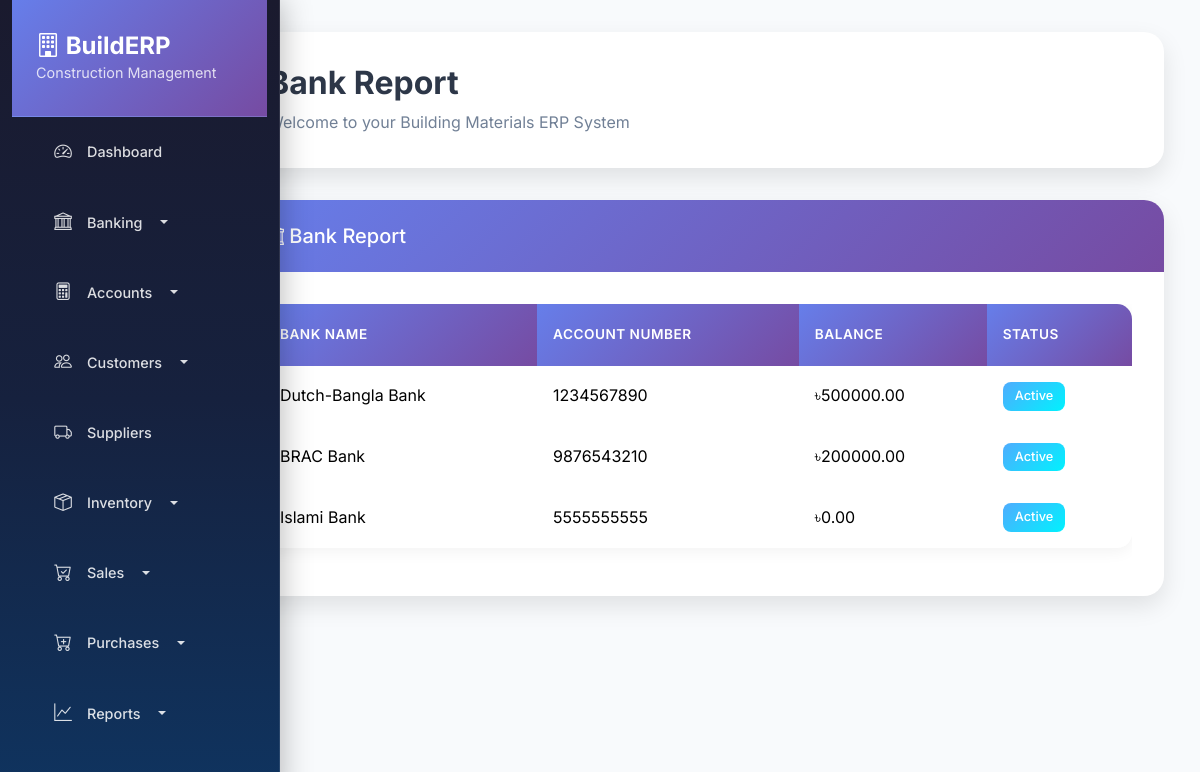
The page /accounting/reports/bank/ on the database as committed earlier.
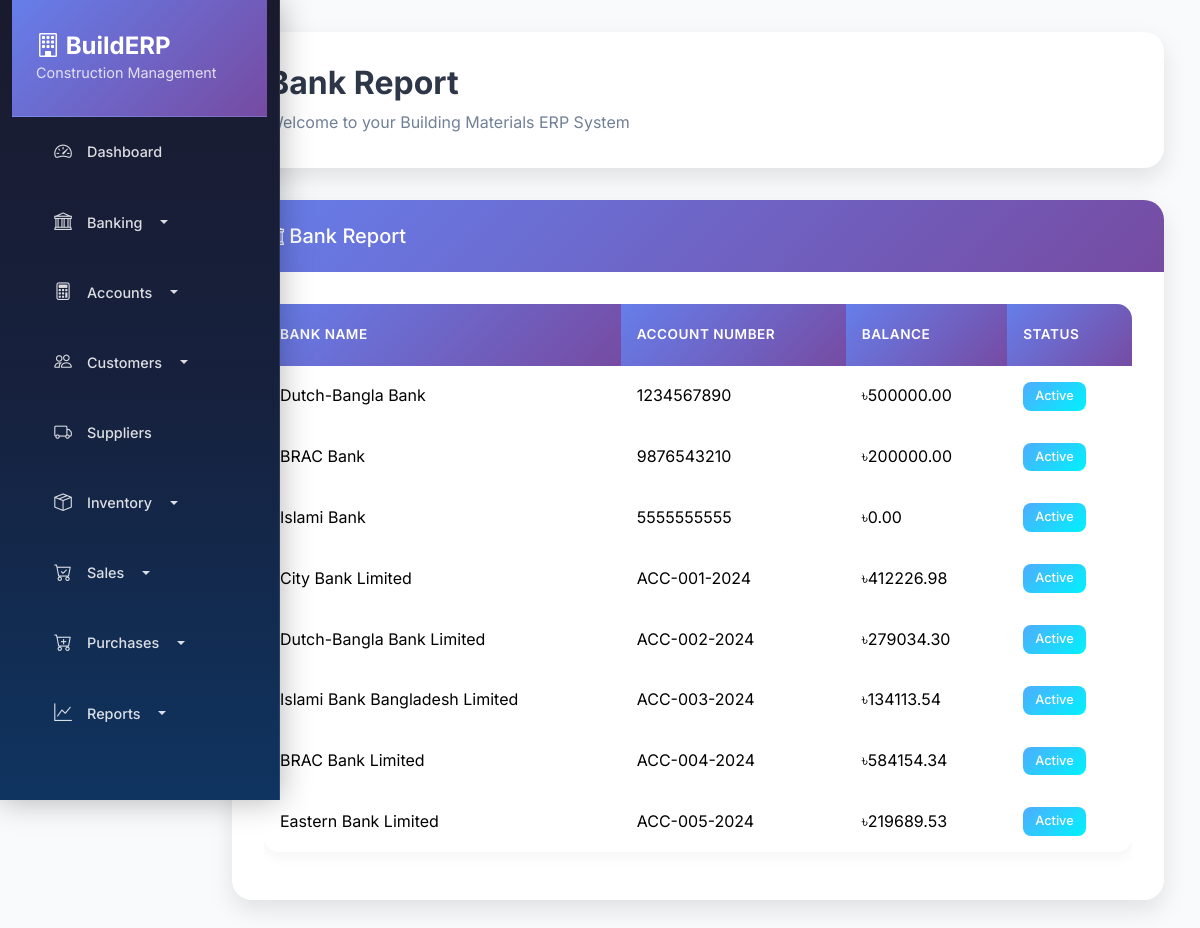
The same page on the database as committed later.
### accounting/models.py (models this page shows, shortened)
class BankAccount(models.Model):
    name = models.CharField(max_length=100)
    account_number = models.CharField(max_length=50)
    bank_name = models.CharField(max_length=100)
    branch = models.CharField(max_length=100, blank=True)
    opening_balance = models.DecimalField(max_digits=15, decimal_places=2, default=0)
    current_balance = models.DecimalField(max_digits=15, decimal_places=2, default=0)
    is_active = models.BooleanField(default=True)
    created_at = models.DateTimeField(auto_now_add=True)
    updated_at = models.DateTimeField(auto_now=True)
    class Meta:
        verbose_name = "Bank Account"
        verbose_name_plural = "Bank Accounts"

### accounting/views.py (the view)
# urls.py: path('reports/bank/', views.BankReportView.as_view(), name='bank_report'),
class BankReportView(ListView):
    model = BankAccount
    template_name = 'accounting/bank_report.html'
    context_object_name = 'reports'

### templates/accounting/bank_report.html
{% extends 'base.html' %}
{% block page_title %}Bank Report{% endblock %}
{% block content %}
<div class="row">
    <div class="col-12">
        <div class="card">
            <div class="card-header">
                <h5 class="mb-0">
                    <i class="bi bi-bank"></i>
                    Bank Report
                </h5>
            </div>
            <div class="card-body">
                {% if reports %}
                <div class="table-responsive">
                    <table class="table table-hover">
                        <thead>
                            <tr>
                                <th>Bank Name</th>
                                <th>Account Number</th>
                                <th>Balance</th>
                                <th>Status</th>
                            </tr>
                        </thead>
                        <tbody>
                            {% for bank in reports %}
                            <tr>
                                <td>{{ bank.bank_name }}</td>
                                <td>{{ bank.account_number }}</td>
                                <td>৳{{ bank.current_balance|floatformat:2 }}</td>
                                <td>
                                    {% if bank.is_active %}
                                        <span class="badge bg-success">Active</span>
                                    {% else %}
                                        <span class="badge bg-danger">Inactive</span>
                                    {% endif %}
                                </td>
                            </tr>
                            {% endfor %}
                        </tbody>
                    </table>
                </div>
                {% else %}
                <div class="text-center py-4">
                    <i class="bi bi-bank text-muted" style="font-size: 3rem;"></i>
                    <p class="text-muted mt-3">No bank accounts found.</p>
                </div>
                {% endif %}
            </div>
        </div>
    </div>
</div>
{% endblock %}

### templates/base.html (shortened to what this page needs)
<!DOCTYPE html>
<html lang="en">
<head>
    <link href="https://cdn.jsdelivr.net/npm/bootstrap@5.3.2/dist/css/bootstrap.min.css" rel="stylesheet">
    <link href="https://cdn.jsdelivr.net/npm/bootstrap-icons@1.11.0/font/bootstrap-icons.css" rel="stylesheet">
    <link href="https://unpkg.com/aos@2.3.1/dist/aos.css" rel="stylesheet">
</head>
<body>
    <div class="container-fluid">
        <div class="row">
            <nav class="col-md-3 col-lg-2 d-md-block sidebar collapse" id="sidebar">
                <div class="sidebar-header">
                    <div class="d-flex justify-content-between align-items-center">
                        <div>
                            <h4><i class="bi bi-building"></i> BuildERP</h4>
                            <p>Construction Management</p>
                        </div>
                    </div>
                </div>
                    <ul class="nav flex-column">
                        <li class="nav-item">
                            <a class="nav-link" href="{% url 'dashboard' %}">
                                <i class="bi bi-speedometer2"></i>
                                Dashboard
                            </a>
                        </li>
                        <li class="nav-item dropdown">
                            <a class="nav-link dropdown-toggle" href="#" id="bankingDropdown" role="button" data-bs-toggle="dropdown" aria-expanded="false">
                                <i class="bi bi-bank"></i>
                                Banking
                            </a>
                        </li>
                        <li class="nav-item dropdown">
                            <a class="nav-link dropdown-toggle" href="#" id="accountsDropdown" role="button" data-bs-toggle="dropdown" aria-expanded="false">
                                <i class="bi bi-calculator"></i>
                                Accounts
                            </a>
                        </li>
                        <li class="nav-item dropdown">
                            <a class="nav-link dropdown-toggle" href="#" id="customersDropdown" role="button" data-bs-toggle="dropdown" aria-expanded="false">
                                <i class="bi bi-people"></i>
                                Customers
                            </a>
                        </li>
                        <li class="nav-item">
                            <a class="nav-link" href="{% url 'suppliers:supplier_list' %}">
                                <i class="bi bi-truck"></i>
                                Suppliers
                            </a>
                        </li>
                        <li class="nav-item dropdown">
                            <a class="nav-link dropdown-toggle" href="#" id="inventoryDropdown" role="button" data-bs-toggle="dropdown" aria-expanded="false">
                                <i class="bi bi-box-seam"></i>
                                Inventory
                            </a>
                        </li>
                        <li class="nav-item dropdown">
                            <a class="nav-link dropdown-toggle" href="#" id="salesDropdown" role="button" data-bs-toggle="dropdown" aria-expanded="false">
                                <i class="bi bi-cart-check"></i>
                                Sales
                            </a>
                        </li>
                        <li class="nav-item dropdown">
                            <a class="nav-link dropdown-toggle" href="#" id="purchasesDropdown" role="button" data-bs-toggle="dropdown" aria-expanded="false">
                                <i class="bi bi-cart-plus"></i>
                                Purchases
                            </a>
                        </li>
                        <li class="nav-item dropdown">
                            <a class="nav-link dropdown-toggle" href="#" id="reportsDropdown" role="button" data-bs-toggle="dropdown" aria-expanded="false">
                                <i class="bi bi-graph-up"></i>
                                Reports
                            </a>
                        </li>
                    </ul>
                </div>
            <main class="col-md-9 ms-sm-auto col-lg-10 px-md-4 main-content">
                <div class="page-header fade-in-up">
                    <h1>{% block page_title %}Dashboard{% endblock %}</h1>
                    <p>{% block page_description %}Welcome to your Building Materials ERP System{% endblock %}</p>
                </div>
                <div class="content fade-in-up">
                    {% block content %}{% endblock %}
                </div>
            </main>
        </div>
</body>
</html>

### templates/base.html (style rules this page uses)
:root { --primary-gradient: linear-gradient(135deg, #667eea 0%, #764ba2 100%); --secondary-gradient: linear-gradient(135deg, #f093fb 0%, #f5576c 100%); --success-gradient: linear-gradient(135deg, #4facfe 0%, #00f2fe 100%); --warning-gradient: linear-gradient(135deg, #43e97b 0%, #38f9d7 100%); --danger-gradient: linear-gradient(135deg, #fa709a 0%, #fee140 100%); --dark-gradient: linear-gradient(135deg, #2c3e50 0%, #34495e 100%); --light-bg: #f8fafc; --card-shadow: 0 10px 25px rgba(0, 0, 0, 0.1); --hover-shadow: 0 20px 40px rgba(0, 0, 0, 0.15); --border-radius: 20px; --transition: all 0.3s cubic-bezier(0.4, 0, 0.2, 1); }
* { font-family: 'Inter', sans-serif; }
body { background: var(--light-bg); overflow-x: hidden; line-height: 1.6; }
.sidebar { min-height: 100vh; background: linear-gradient(180deg, #1a1a2e 0%, #16213e 50%, #0f3460 100%); position: fixed; top: 0; left: 0; width: 280px; z-index: 1000; transition: all 0.3s cubic-bezier(0.4, 0, 0.2, 1); box-shadow: 0 0 30px rgba(0, 0, 0, 0.3); backdrop-filter: blur(20px); overflow-y: auto; overflow-x: hidden; scrollbar-width: thin; scrollbar-color: rgba(255, 255, 255, 0.2) transparent; border-right: 1px solid rgba(255, 255, 255, 0.1); }
.sidebar-header { padding: 2rem 1.5rem; border-bottom: 1px solid rgba(255, 255, 255, 0.1); position: sticky; top: 0; background: linear-gradient(135deg, #667eea 0%, #764ba2 100%); z-index: 10; backdrop-filter: blur(10px); }
.sidebar-header h4 { color: white; font-weight: 700; margin: 0; font-size: 1.5rem; }
.sidebar-header p { color: rgba(255, 255, 255, 0.8); margin: 0; font-size: 0.9rem; }
.sidebar .nav-link { color: rgba(255, 255, 255, 0.85); padding: 1rem 1.5rem; border-radius: 12px; margin: 0.25rem 1rem; transition: all 0.3s cubic-bezier(0.4, 0, 0.2, 1); position: relative; font-weight: 500; display: flex; align-items: center; gap: 0.875rem; text-decoration: none; font-size: 0.9rem; border: 1px solid transparent; }
.sidebar .nav-link i { font-size: 1.1rem; width: 20px; text-align: center; transition: all 0.3s ease; }
.main-content { margin-left: 280px; min-height: 100vh; transition: var(--transition); padding: 2rem; }
.card { border: none; border-radius: var(--border-radius); box-shadow: var(--card-shadow); transition: var(--transition); background: white; overflow: hidden; position: relative; }
.card-header { background: var(--primary-gradient); color: white; border: none; padding: 1.5rem 2rem; border-radius: var(--border-radius) var(--border-radius) 0 0; font-weight: 600; font-size: 1.1rem; }
.card-body { padding: 2rem; }
.table { border-radius: 15px; overflow: hidden; box-shadow: 0 4px 15px rgba(0, 0, 0, 0.05); background: white; }
.table thead th { background: var(--primary-gradient); color: white; border: none; padding: 1.25rem 1rem; font-weight: 600; text-transform: uppercase; font-size: 0.85rem; letter-spacing: 0.5px; }
.table tbody tr { transition: var(--transition); }
.table tbody td { padding: 1rem; border: none; vertical-align: middle; }
.badge { border-radius: 8px; padding: 0.5rem 0.75rem; font-weight: 500; font-size: 0.8rem; }
.badge.bg-success { background: var(--success-gradient) !important; }
.page-header { background: white; border-radius: var(--border-radius); padding: 2rem; margin-bottom: 2rem; box-shadow: var(--card-shadow); border-left: 4px solid #667eea; }
.page-header h1 { font-size: 2rem; font-weight: 700; color: #2d3748; margin: 0; }
.page-header p { color: #718096; margin: 0.5rem 0 0; }
.fade-in-up { animation: fadeInUp 0.6s ease-out; }
.sidebar .nav-link { animation: slideInLeft 0.3s ease-out; }
.sidebar .nav-link:nth-child(1) { animation-delay: 0.1s; }
.table th { background-color: #f8f9fa; border-top: none; }

Rows that differ between the two databases and show on the page:
added BankAccount: bank_name "City Bank Limited", account_number "ACC-001-2024", current_balance "412226.98", is_active "Active"
added BankAccount: bank_name "Dutch-Bangla Bank Limited", account_number "ACC-002-2024", current_balance "279034.30", is_active "Active"
added BankAccount: bank_name "Islami Bank Bangladesh Limited", account_number "ACC-003-2024", current_balance "134113.54", is_active "Active"
added BankAccount: bank_name "BRAC Bank Limited", account_number "ACC-004-2024", current_balance "584154.34", is_active "Active"
added BankAccount: bank_name "Eastern Bank Limited", account_number "ACC-005-2024", current_balance "219689.53", is_active "Active"
